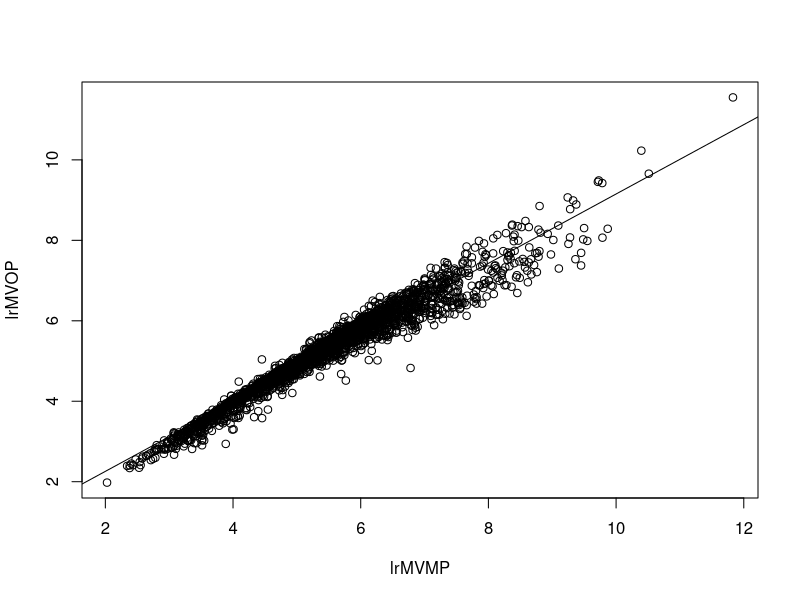

This chart was generated by the following R code: (Note: this script raises an error after producing the figure.)
ipo = read.csv("ipo-data-nyt_from_how-the-facebook-offering-compares.csv", row.names=1)
ipo$lrMVMP = log(ipo$rMVMP)
ipo$lrMVOP = log(ipo$rMVOP)
attach(ipo)
ipo.correlation_pearson = cor.test(ipo$lrMVMP, ipo$lrMVOP, method="pearson")
ipo.correlation_spearman = cor.test(ipo$lrMVMP, ipo$lrMVOP, method="spearman")
plot(ipo$lrMVMP, ipo$lrMVOP, xlab="lrMVMP", ylab="lrMVOP", pch=21)
abline(lm(ipo$lrMVOP ~ ipo$lrMVMP))
cor.test(ipo)
symnum(cor(ipo))
